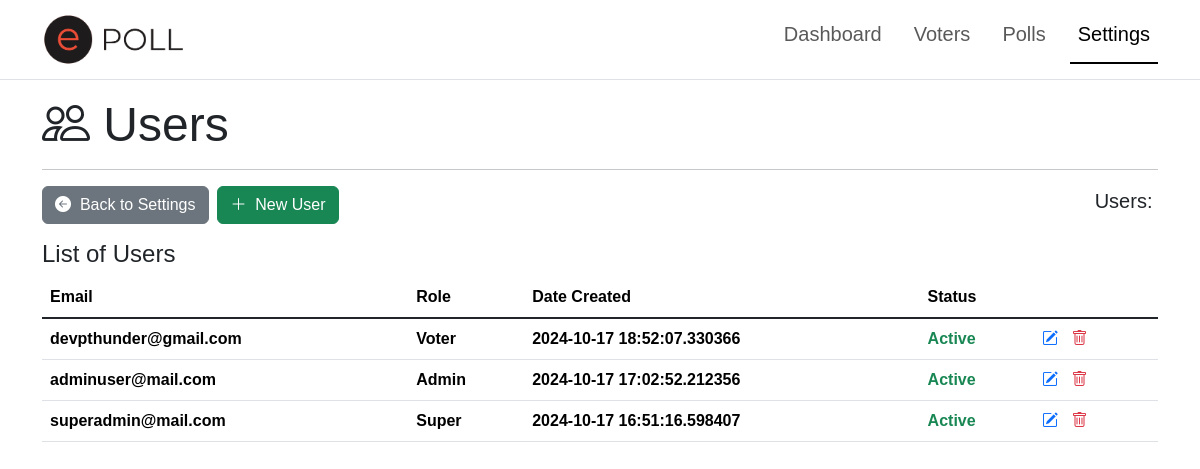
The app's page /settings/users/ with its own data.
### app/models.py (models this page shows, shortened)
class User(UserMixin, db.Model):
    __tablename__ = "users"
    id = db.Column(db.String(36), primary_key=True, default=generate_uuid)
    email = db.Column(db.String(100), unique=True, nullable=False)
    password = db.Column(db.String(100), nullable=False)
    status = db.Column(db.Enum(UserStatus), nullable=False, default=UserStatus.ACTIVE)
    created_at = db.Column(db.DateTime, nullable=False)
    updated_at = db.Column(db.DateTime(timezone=True), onupdate=db.func.now())
    last_login = db.Column(db.DateTime, nullable=True)
    roles = db.relationship('Role', secondary='user_roles', back_populates='users')
    voters = db.relationship('Voter', backref='user', lazy=True)

class Role(RoleMixin, db.Model):
    __tablename__ = "roles"
    id = db.Column(db.String(36), primary_key=True, default=generate_uuid)
    name = db.Column(db.String(20), nullable=False, unique=True)
    description = db.Column(db.String(120))
    created_at = db.Column(db.DateTime, nullable=False, default=datetime.now())
    updated_at = db.Column(db.DateTime(timezone=True), onupdate=db.func.now())
    permissions = db.relationship('Permission', secondary='role_permissions', back_populates='roles')
    users = db.relationship('User', secondary='user_roles', back_populates='roles')

### app/settings.py (the view)
@sbp.route('/users/')
def users():
    page = request.args.get('page', 1, type=int)
    page_size = request.args.get('page_size', 20, type=int)  # Get page size from query params or default to 20
    system_users = User.query.order_by(User.created_at.desc()).paginate(page=page, per_page=page_size)
    if not system_users:
        flash('No User records added Yet!', 'warning')
    return render_template('admin/settings/user/list.html', title='Users', system_users=system_users, SETTINGS=True)

### app/templates/admin/settings/user/list.html (shortened to what this page needs)
{% extends "shared/adminlayout.html" %}
{% block content %}
<div class="container">
    <h3 class="display-5"><i class="bi bi-people"></i>&nbsp;{{title}}</h3>
    <hr>
    <div class="row align-content-center mb-3">
        <div class="col text-start">
            <a href="{{ url_for('settings.index') }}" class="btn btn-secondary"><i class="bi bi-arrow-left-circle-fill"></i>&nbsp; Back to Settings</a>&nbsp;
            <a href="{{ url_for('settings.new_user') }}" class="btn btn-success"><i class="bi bi-plus-lg"></i>&nbsp; New User</a>
        </div>
        <div class="col text-end align-content-center">
            <h5>Users:&nbsp;<strong class="fst-italic"></strong></h4>
        </div>
    </div>
    <h4>List of {{title}}</h4>
    <div class="table-responsive">
        <table class="table table-hover align-content-center">
            <thead>
                <tr class="align-middle">
                    <th scope="col">Email</th>
                    <th scope="col">Role</th>
                    <th scope="col">Date Created</th>
                    <th scope="col">Status</th>
                    <th scope="col"></th>
                </tr>
            </thead>
            <tbody class="table-group-divider align-content-center">
                {% for user in system_users.items %}
                    <tr class="clickable-row align-middle" data-href="#">
                        <th scope="row">{{user.email}}</th>
                        <th scope="row">
                            {% if user.roles %}
                                {% for role in user.roles %}
                                    {{ role.name }}
                                {% endfor %}
                            {% else %}
                                <span>No roles assigned</span>
                            {% endif %}
                            </th>
                        <th scope="row">{{user.created_at}}</th>
                        <td scope="row">
                            <strong>
                                {% if user.status.value == 'Active' %}
                                <span class="text-success">{{user.status.value}}</span>
                                {% elif user.status.value == 'Pending' %}
                                <span class="text-primary">{{user.status.value}}</span>
                                {% elif user.status.value == 'Inactive' %}
                                <span class="text-secondary">{{user.status.value}}</span>
                                {% elif user.status.value == 'Suspended' %}
                                <span class="text-warning">{{user.status.value}}</span>
                                {% elif user.status.value == 'Banned' %}
                                <span class="text-danger">{{user.status.value}}</span>
                                {% endif %}
                            </strong>
                        </td>
                        <td scope="row">
                            <a href="{{ url_for('settings.edit_user', id=user.id) }}"><i class="bi bi-pencil-square text-primary"></i></a> &nbsp;
                            <a href="{{ url_for('settings.delete_user', id=user.id) }}"><i class="bi bi-trash text-danger"></i></a> &nbsp;
                        </td>
                    </tr>
                {% endfor %}
            </tbody>
        </table>
    </div>
</div>
{% endblock %}

### app/static/styles.css (style rules this page uses)
html { font-size: 14px; position: relative; }
@media (min-width: 768px) { html { font-size: 16px; } }
body { margin-bottom: 60px; scroll-behavior: smooth; font-family: Montserrat, sans-serif !important; }
.clickable-row { cursor: pointer; }

### records on screen
User: email "devpthunder@gmail.com", created_at "2024-10-17 18:52:07.330366", status.value "Active"
Role: name "Voter"
User: email "adminuser@mail.com", created_at "2024-10-17 17:02:52.212356", status.value "Active"
Role: name "Admin"
User: email "superadmin@mail.com", created_at "2024-10-17 16:51:16.598407", status.value "Active"
Role: name "Super"

### other values on screen
{{ title }} "Users"
